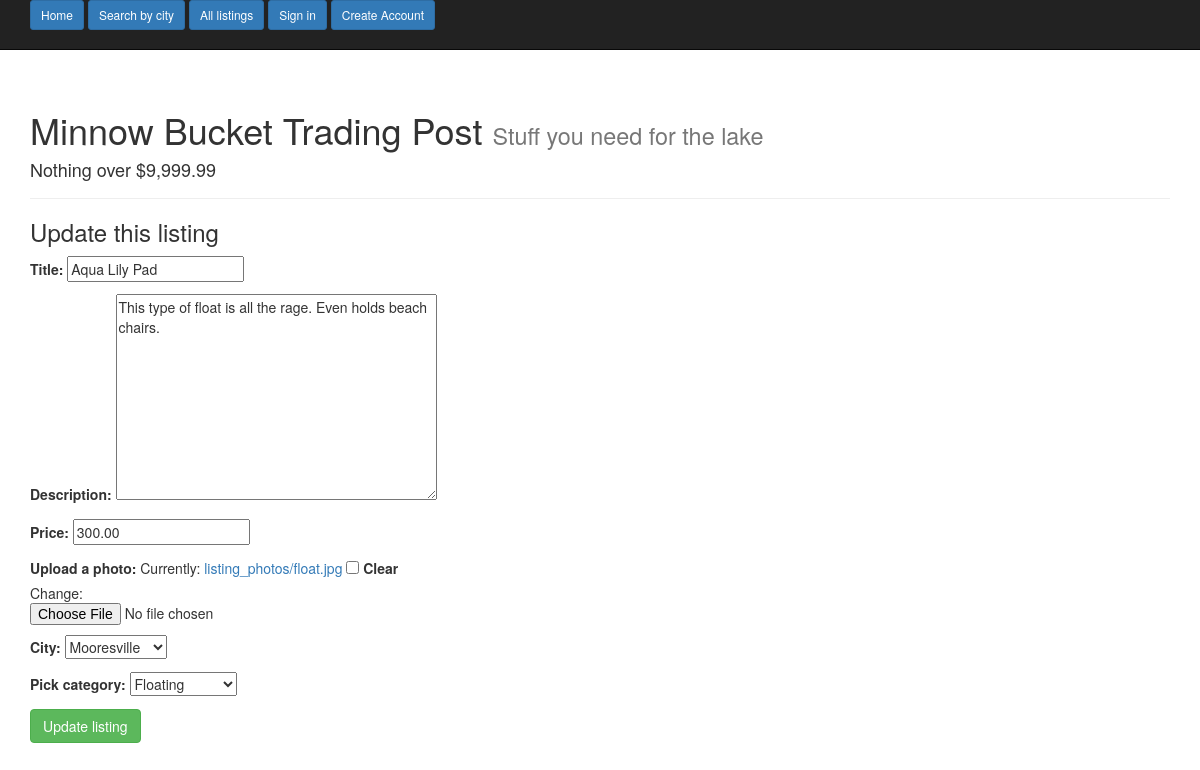
Screenshot of /update/32/ with the database file from the repository.
### main_app/models.py (models this page shows, shortened)
class Listing(models.Model):
    title = models.CharField(max_length=40)
    description = models.TextField()
    price = models.DecimalField(max_digits=6, decimal_places=2)
    photo = models.ImageField(upload_to='listing_photos', null=True, blank=True, verbose_name='Upload a photo')
    city = models.ForeignKey(Location)
    seller = models.ForeignKey(User)
    created = models.DateTimeField(auto_now_add=True)
    pick_category = models.ForeignKey(Category)
    class Meta:
        ordering = ['-created']

### main_app/views.py (the view)
# urls.py: url(r'^update/(?P<pk>\d+)/$', ListingUpdateView.as_view(), name='listing_update_view'),
class ListingUpdateView(UpdateView):
    model = Listing
    fields = ['title', 'description', 'price', 'photo', 'city', 'pick_category']
    template_name = 'listing_update.html'
    success_url = reverse_lazy('account_profile_view')

### main_app/models.py (called while the page is built)
    def __str__(self):
        return self.city_choice

    def __str__(self):
        return self.new_category

### templates/listing_update.html (shortened to what this page needs)
{% extends "base.html" %}
{% block content %}
  <h3>Update this listing</h3>
<form class="" action="" method="post"  enctype="multipart/form-data">
  {{ form.as_p }}
  <input class="btn btn-success" type="submit" name="listing" value="Update listing">
</form>
{% endblock %}

### rows the page displays
Listing: title "Aqua Lily Pad", description "This type of float is all the rage. Even holds beach chairs.", price "300.00", city "Mooresville", pick_category "Floating"
